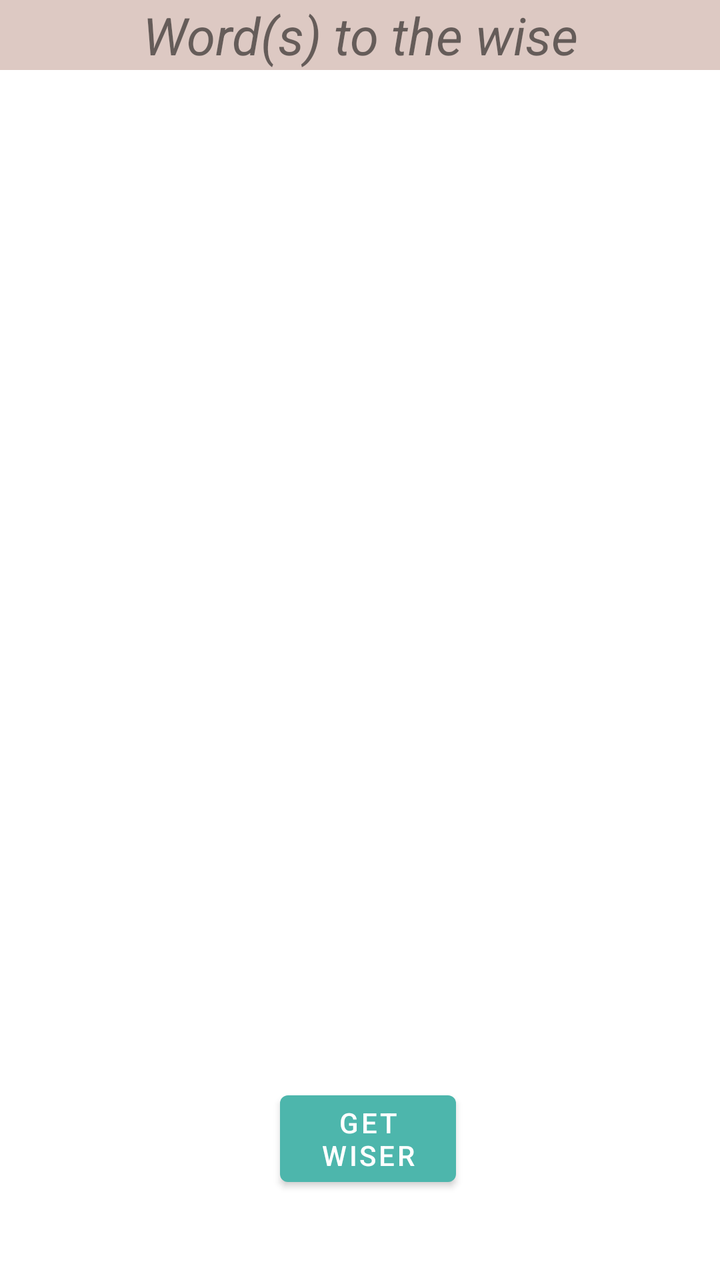
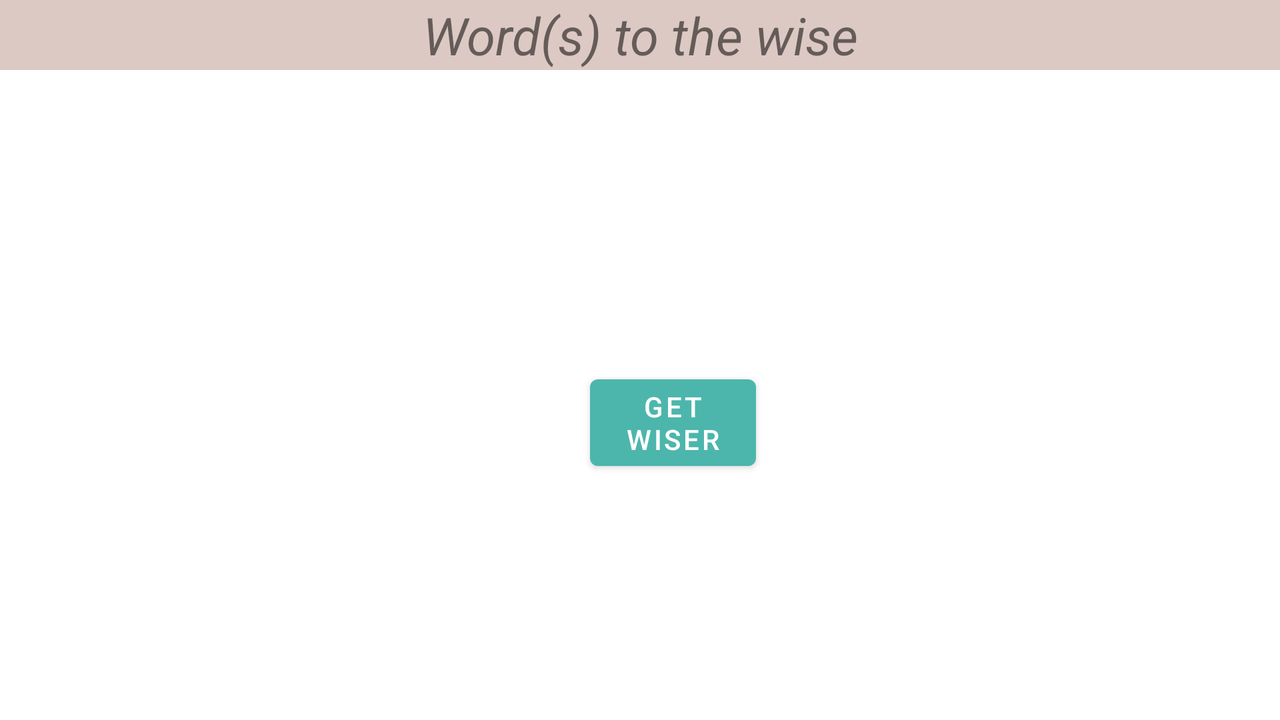

Compare how this app lays out the same screen by default and in its alternative resource folder. The renders come first, then the two layout files and the values they reference.
<!-- AndroidManifest.xml: application theme MyMaterialTheme.BaseNoActionBar -->
<!-- res/layout/advice_fragment.xml -->
<?xml version="1.0" encoding="utf-8"?>
<RelativeLayout xmlns:android="http://schemas.android.com/apk/res/android"
    xmlns:tools="http://schemas.android.com/tools"
    android:layout_width="match_parent"
    android:layout_height="match_parent"
    tools:context="com.example.andproject.views.AdviceFragment">


    <TextView
        android:id="@+id/adviceLabel"
        android:layout_width="match_parent"
        android:layout_height="wrap_content"
        android:layout_gravity="center_horizontal"
        android:background="@color/colorSecondary"
        android:text="Word(s) to the wise"
        android:textAlignment="center"
        android:textSize="26sp"
        android:textStyle="italic" />

    <TextView
        android:id="@+id/advice"
        android:layout_width="wrap_content"
        android:layout_height="wrap_content"
        android:layout_centerInParent="true"
        android:textSize="20dp"
        android:textAlignment="center"
        android:textStyle="bold"
        android:gravity="center_horizontal" />

    <Button
        android:id="@+id/getadvicebutton"
        android:layout_width="wrap_content"
        android:layout_height="wrap_content"
        android:layout_alignParentStart="true"
        android:layout_alignParentLeft="true"
        android:layout_alignParentEnd="true"
        android:layout_alignParentRight="true"
        android:layout_alignParentBottom="true"
        android:layout_marginStart="140dp"
        android:layout_marginLeft="140dp"
        android:layout_marginEnd="132dp"
        android:layout_marginRight="132dp"
        android:layout_marginBottom="43dp"
        android:text="Get wiser" />

</RelativeLayout>
<!-- resources referenced by this layout -->
<resources>
  <color name="colorSecondary">#ddc9c3</color>
  <style name="MyMaterialTheme.BaseNoActionBar" parent="Theme.MaterialComponents.DayNight.NoActionBar">
          <item name="windowNoTitle">true</item>
          <item name="windowActionBar">false</item>
          <item name="colorPrimary">@color/colorPrimary</item>
          <item name="colorPrimaryDark">@color/colorPrimaryDark</item>
          <item name="colorAccent">@color/colorAccent</item>
      </style>
  <color name="colorPrimary">#4db6ac</color>
  <color name="colorPrimaryDark">#00867d</color>
  <color name="colorAccent">#82e9de</color>
</resources>
<!-- res/layout-land/advice_fragment.xml (the repository's variant of the layout above) -->
<!-- drawn on the phone turned sideways -->
<?xml version="1.0" encoding="utf-8"?>
<RelativeLayout xmlns:android="http://schemas.android.com/apk/res/android"
    xmlns:tools="http://schemas.android.com/tools"
    android:layout_width="match_parent"
    android:layout_height="match_parent"
    tools:context="com.example.andproject.views.AdviceFragment"
   >


    <TextView
        android:id="@+id/adviceLabel"
        android:layout_width="match_parent"
        android:layout_height="wrap_content"
        android:layout_gravity="center_horizontal"
        android:background="@color/colorSecondary"
        android:text="Word(s) to the wise"
        android:textAlignment="center"
        android:textSize="26sp"
        android:textStyle="italic" />

    <TextView
        android:id="@+id/advice"
        android:layout_width="wrap_content"
        android:layout_height="wrap_content"
        android:layout_below="@+id/adviceLabel"
        android:layout_alignParentStart="true"
        android:layout_alignParentLeft="true"
        android:layout_alignParentEnd="true"
        android:layout_alignParentRight="true"
        android:layout_alignParentBottom="true"
        android:layout_marginStart="223dp"
        android:layout_marginLeft="223dp"
        android:layout_marginTop="20dp"
        android:layout_marginEnd="188dp"
        android:layout_marginRight="188dp"
        android:layout_marginBottom="120dp"
        android:gravity="center_horizontal"
        android:textAlignment="center"
        android:textSize="20dp"
        android:textStyle="bold" />

    <Button
        android:id="@+id/getadvicebutton"
        android:layout_width="wrap_content"
        android:layout_height="wrap_content"
        android:layout_alignParentStart="true"
        android:layout_alignParentLeft="true"
        android:layout_alignParentEnd="true"
        android:layout_alignParentRight="true"
        android:layout_alignParentBottom="true"
        android:layout_marginStart="295dp"
        android:layout_marginLeft="295dp"
        android:layout_marginEnd="262dp"
        android:layout_marginRight="262dp"
        android:layout_marginBottom="121dp"
        android:text="Get wiser" />

</RelativeLayout>
